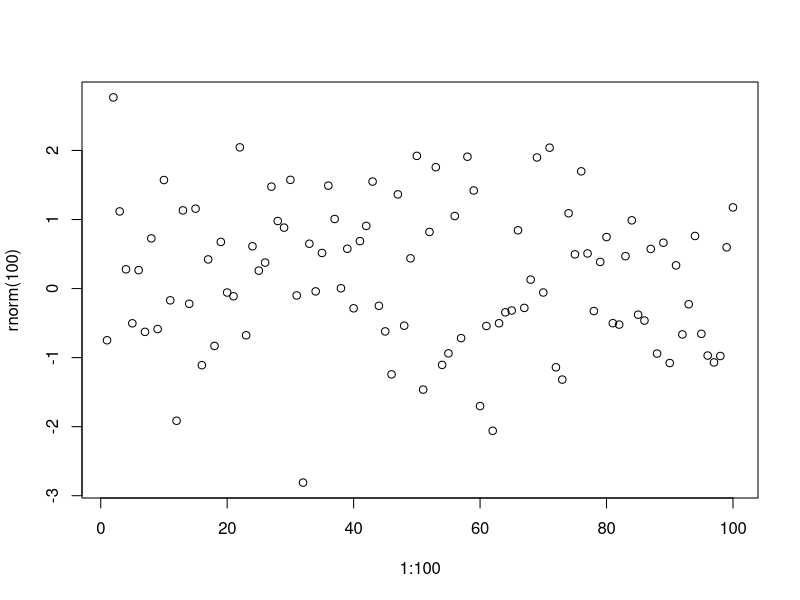

Write the R code that produced this figure.
## ---- chunk 1

plot(1:100,rnorm(100))

